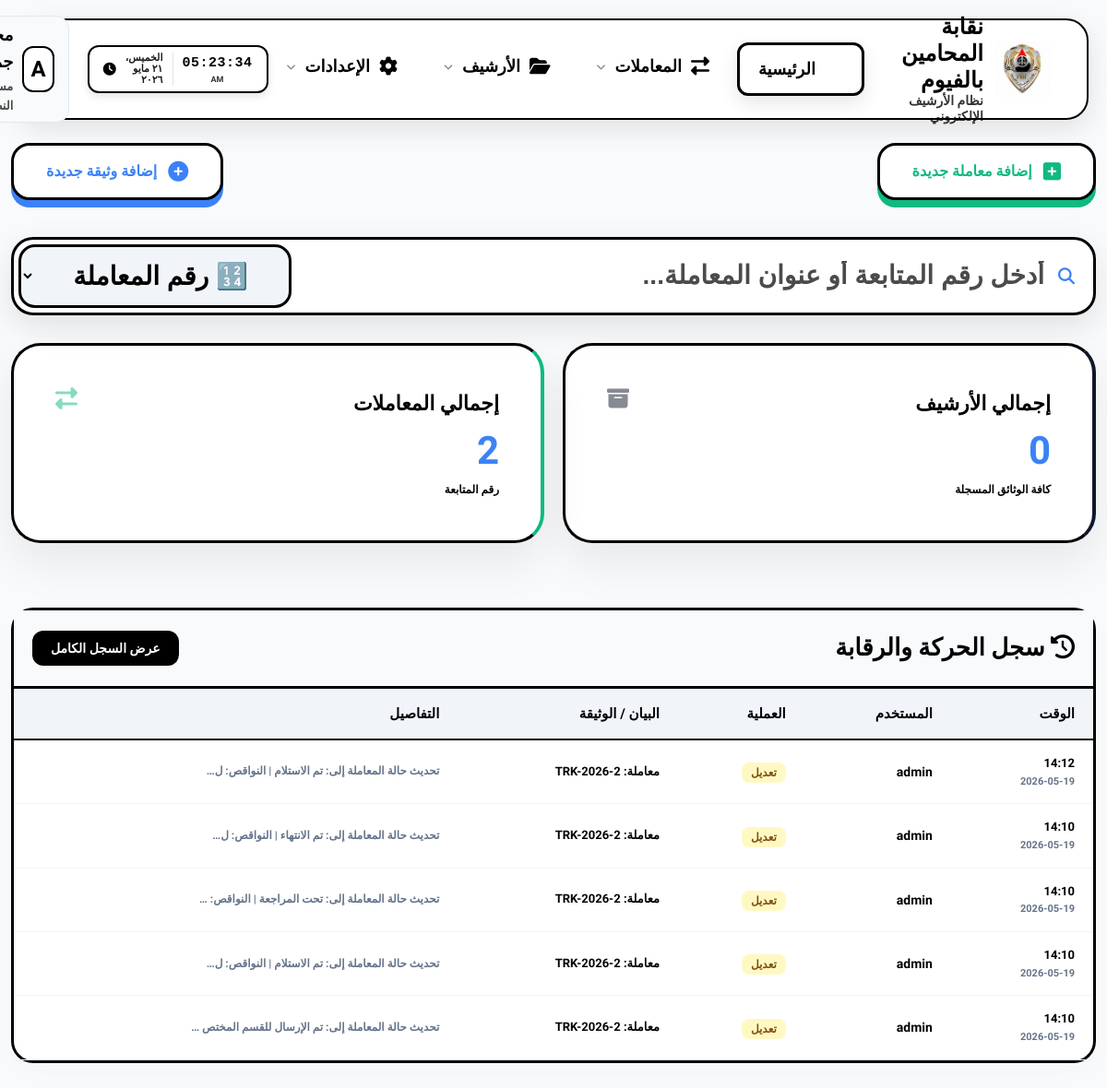
The app's page /dashboard/ (signed in), older data.
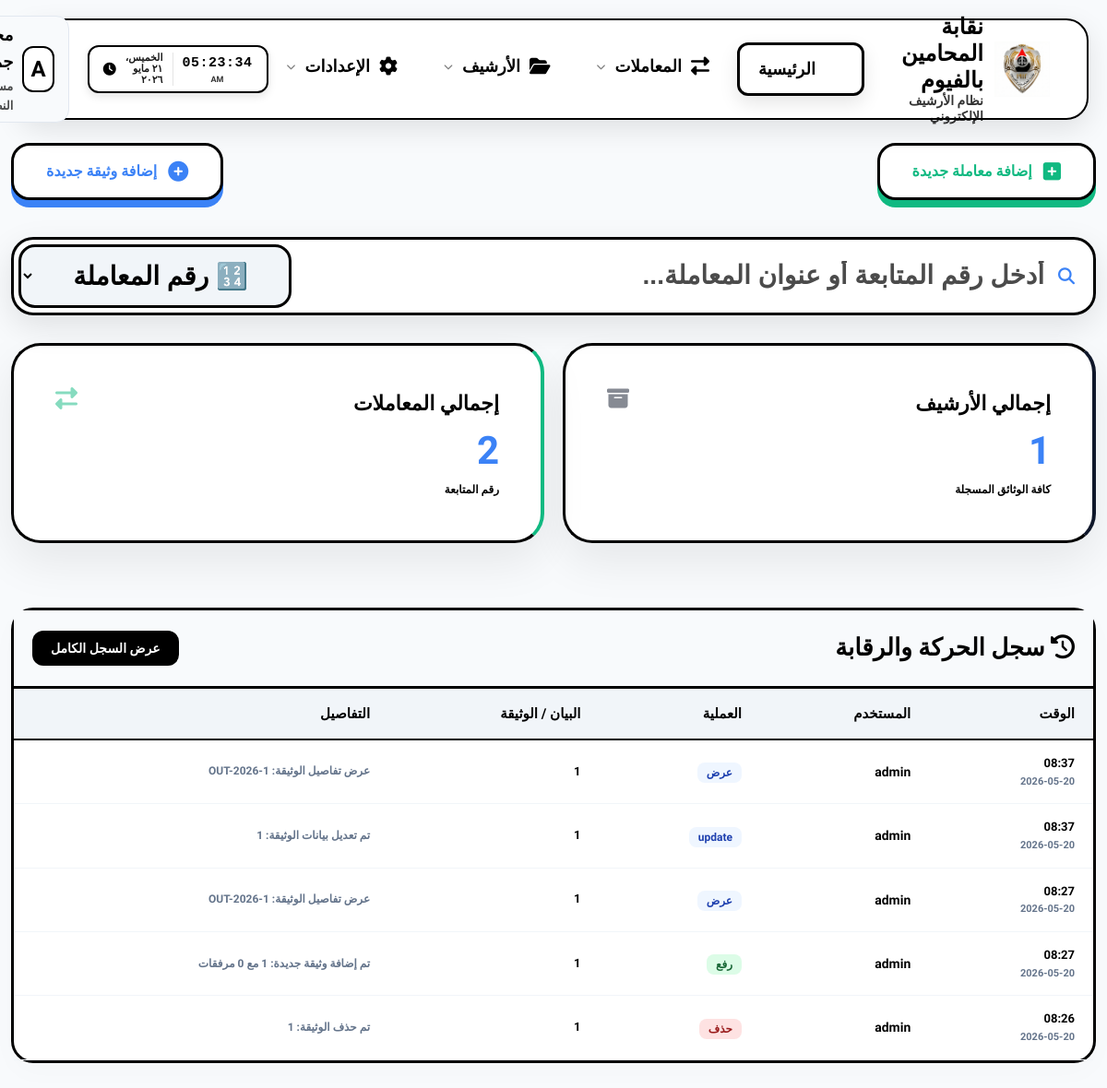
The same page, newer data.
### eams/models.py (models this page shows, shortened)
class AuditLog(models.Model):
    ACTION_CHOICES = (
        ('upload', 'رفع'),
        ('edit', 'تعديل'),
        ('delete', 'حذف'),
        ('view', 'عرض'),
    )
    user = models.ForeignKey(User, on_delete=models.SET_NULL, null=True, verbose_name="المستخدم")
    action = models.CharField(max_length=20, choices=ACTION_CHOICES, verbose_name="العملية")
    document_title = models.CharField(max_length=255, verbose_name="عنوان الوثيقة")
    timestamp = models.DateTimeField(auto_now_add=True, verbose_name="الوقت")
    details = models.TextField(blank=True, null=True, verbose_name="التفاصيل")
    @property
    def display_document_title(self):
        import re
        if self.document_title:
            return re.sub(r'TRK-(\d{4})-0*(\d+)', r'TRK-\1-\2', self.document_title)
        return self.document_title
    @property
    def display_details(self):
        import re
        if self.details:
            return re.sub(r'TRK-(\d{4})-0*(\d+)', r'TRK-\1-\2', self.details)
        return self.details

### eams/views.py (the view)
# urls.py: path('', RedirectView.as_view(url='dashboard/', permanent=True)),
@login_required
def dashboard(request):
    total_docs = Document.objects.count()
    incoming_count = Document.objects.filter(doc_type='incoming').count()
    outgoing_count = Document.objects.filter(doc_type='outgoing').count()
    internal_count = Document.objects.filter(doc_type='internal').count()
    recent_docs = Document.objects.order_by('-uploaded_at')[:5]
    categories = Category.objects.annotate(doc_count=Count('documents')).order_by('-doc_count')[:5]
    activities = AuditLog.objects.order_by('-timestamp')[:5]
    context = {
        'total_docs': total_docs,
        'total_transactions': Transaction.objects.count(),
        'recent_docs': recent_docs,
        'categories': categories,
        'activities': activities,
    }
    return render(request, 'eams/dashboard.html', context)

### templates/eams/dashboard.html (shortened to what this page needs)
{% extends 'base.html' %}
{% block content %}
<div class="fade-in">
    <div class="dashboard-header" style="display: flex; justify-content: space-between; align-items: center; margin-bottom: 40px; flex-wrap: wrap; gap: 20px;">
        <a href="{% url 'transaction_create' %}" class="quick-action-btn btn-transaction-pro">
            <i class="fas fa-plus-square"></i> إضافة معاملة جديدة
        </a>
        <a href="{% url 'document_create' %}" class="quick-action-btn btn-document-pro">
            <i class="fas fa-plus-circle"></i> إضافة وثيقة جديدة
        </a>
    </div>
    <div style="margin-bottom: 30px; position: relative;" id="live-search-wrapper">
        <div class="search-box-container" style="display: flex; align-items: center; gap: 0; background: #fff; border: 3px solid #000000; border-radius: 24px; padding: 5px; box-shadow: 0 12px 35px rgba(0,0,0,0.1); transition: all 0.3s;" id="search-box-container">
            <div style="flex: 1; display: flex; align-items: center; gap: 15px; padding: 0 15px;">
                <i class="fas fa-search" style="color: var(--accent-color); font-size: 18px;"></i>
                <input type="text" id="live-search-input"
                    placeholder="أدخل رقم المتابعة أو عنوان المعاملة..."
                    style="border: none; outline: none; flex-grow: 1; font-size: 28px; background: transparent; color: #000000 !important; font-weight: 900;"
                    autocomplete="off">
            </div>
            <select id="search-type-select" style="background: #f1f5f9 !important; border: 3px solid #000 !important; border-radius: 18px; padding: 15px 40px; font-weight: 900; font-size: 28px; color: #000 !important; cursor: pointer; outline: none; margin-right: 10px; height: auto;">
                <option value="transaction" style="background: #fff; color: #000;" selected>🔢 رقم المعاملة</option>
            </select>
        </div>
    </div>
    {% if request.user.profile.access_users %}
    <div class="stats-grid"
         hx-get="{% url 'dashboard_stats_partial' %}"
         hx-trigger="every 10s"
         hx-swap="innerHTML"
         style="display: grid; grid-template-columns: repeat(auto-fit, minmax(200px, 1fr)); gap: 20px; margin-bottom: 30px;">
        {% include 'eams/partials/stats.html' %}
    </div>
    <div class="data-container table-responsive" style="margin-top: 30px; border: 3px solid #000; padding: 0;">
        <div style="background: #f8fafc; padding: 20px; border-bottom: 3px solid #000; display: flex; justify-content: space-between; align-items: center;">
            <h2 style="font-weight: 900; margin: 0; font-size: 24px;"><i class="fas fa-history"></i> سجل الحركة والرقابة</h2>
            <a href="{% url 'audit_log' %}" style="text-decoration: none; background: #000; color: #fff; padding: 8px 20px; border-radius: 12px; font-weight: 800; font-size: 14px;">عرض السجل الكامل</a>
        </div>
        <table style="width: 100%; border-collapse: collapse; min-width: 800px;">
            <thead style="background: #f1f5f9; border-bottom: 2px solid #000;">
                <tr>
                    <th style="padding: 15px 20px; text-align: right; font-weight: 900;">الوقت</th>
                    <th style="padding: 15px 20px; text-align: right; font-weight: 900;">المستخدم</th>
                    <th style="padding: 15px 20px; text-align: right; font-weight: 900;">العملية</th>
                    <th style="padding: 15px 20px; text-align: right; font-weight: 900;">البيان / الوثيقة</th>
                    <th style="padding: 15px 20px; text-align: right; font-weight: 900;">التفاصيل</th>
                </tr>
            </thead>
            <tbody hx-get="{% url 'dashboard_activities_partial' %}" hx-trigger="every 10s" hx-swap="innerHTML">
                {% include 'eams/partials/activities.html' %}
            </tbody>
        </table>
    </div>
    {% endif %}
</div>
{% endblock %}

### templates/eams/partials/activities.html
{% for log in activities %}
<tr style="border-bottom: 1px solid #f1f5f9;">
    <td style="padding: 15px 20px;">
        <div style="font-weight: 900; color: #000; font-size: 13px;">{{ log.timestamp|date:"H:i" }}</div>
        <div style="font-size: 11px; color: #64748b; font-weight: 700;">{{ log.timestamp|date:"Y-m-d" }}</div>
    </td>
    <td style="padding: 15px 20px; font-weight: 800; font-size: 14px; color: #000;">{{ log.user.username }}</td>
    <td style="padding: 15px 20px;">
        {% if log.action == 'upload' %}
        <span style="background: #dcfce7; color: #166534; padding: 4px 10px; border-radius: 8px; font-size: 12px; font-weight: 900;">{{ log.get_action_display }}</span>
        {% elif log.action == 'delete' %}
        <span style="background: #fee2e2; color: #991b1b; padding: 4px 10px; border-radius: 8px; font-size: 12px; font-weight: 900;">{{ log.get_action_display }}</span>
        {% elif log.action == 'edit' %}
        <span style="background: #fef9c3; color: #854d0e; padding: 4px 10px; border-radius: 8px; font-size: 12px; font-weight: 900;">{{ log.get_action_display }}</span>
        {% else %}
        <span style="background: #eff6ff; color: #1e40af; padding: 4px 10px; border-radius: 8px; font-size: 12px; font-weight: 900;">{{ log.get_action_display }}</span>
        {% endif %}
    </td>
    <td style="padding: 15px 20px; font-weight: 700; font-size: 13px;">{{ log.display_document_title|default:"---" }}</td>
    <td style="padding: 15px 20px; font-size: 12px; color: #64748b; font-weight: 700;">{{ log.display_details|truncatechars:50 }}</td>
</tr>
{% empty %}
<tr>
    <td colspan="5" style="text-align: center; padding: 30px; color: #64748b; font-weight: 800;">لا يوجد نشاط مسجل</td>
</tr>
{% endfor %}

Row changes from the older to the newer data that the page shows:
no longer on this page (row unchanged): AuditLog: timestamp "14:12", timestamp "2026-05-19", user.username "admin", action "تعديل", display_document_title "معاملة: TRK-2026-2", display_details "تحديث حالة المعاملة إلى: تم الاستلام | النواقص: ل…"
no longer on this page (row unchanged): AuditLog: timestamp "14:10", timestamp "2026-05-19", user.username "admin", action "تعديل", display_document_title "معاملة: TRK-2026-2", display_details "تحديث حالة المعاملة إلى: تم الانتهاء | النواقص: ل…"
no longer on this page (row unchanged): AuditLog: timestamp "14:10", timestamp "2026-05-19", user.username "admin", action "تعديل", display_document_title "معاملة: TRK-2026-2", display_details "تحديث حالة المعاملة إلى: تحت المراجعة | النواقص: …"
no longer on this page (row unchanged): AuditLog: timestamp "14:10", timestamp "2026-05-19", user.username "admin", action "تعديل", display_document_title "معاملة: TRK-2026-2", display_details "تحديث حالة المعاملة إلى: تم الاستلام | النواقص: ل…"
no longer on this page (row unchanged): AuditLog: timestamp "14:10", timestamp "2026-05-19", user.username "admin", action "تعديل", display_document_title "معاملة: TRK-2026-2", display_details "تحديث حالة المعاملة إلى: تم الإرسال للقسم المختص …"
added AuditLog: timestamp "08:37", timestamp "2026-05-20", user.username "admin", action "عرض", display_document_title "1", display_details "عرض تفاصيل الوثيقة: OUT-2026-1"
added AuditLog: timestamp "08:37", timestamp "2026-05-20", user.username "admin", action "update", display_document_title "1", display_details "تم تعديل بيانات الوثيقة: 1"
added AuditLog: timestamp "08:27", timestamp "2026-05-20", user.username "admin", action "عرض", display_document_title "1", display_details "عرض تفاصيل الوثيقة: OUT-2026-1"
added AuditLog: timestamp "08:27", timestamp "2026-05-20", user.username "admin", action "رفع", display_document_title "1", display_details "تم إضافة وثيقة جديدة: 1 مع 0 مرفقات"
added AuditLog: timestamp "08:26", timestamp "2026-05-20", user.username "admin", action "حذف", display_document_title "1", display_details "تم حذف الوثيقة: 1"
Text that changed along with them:
{{ total_docs }}: "0" → "1"
